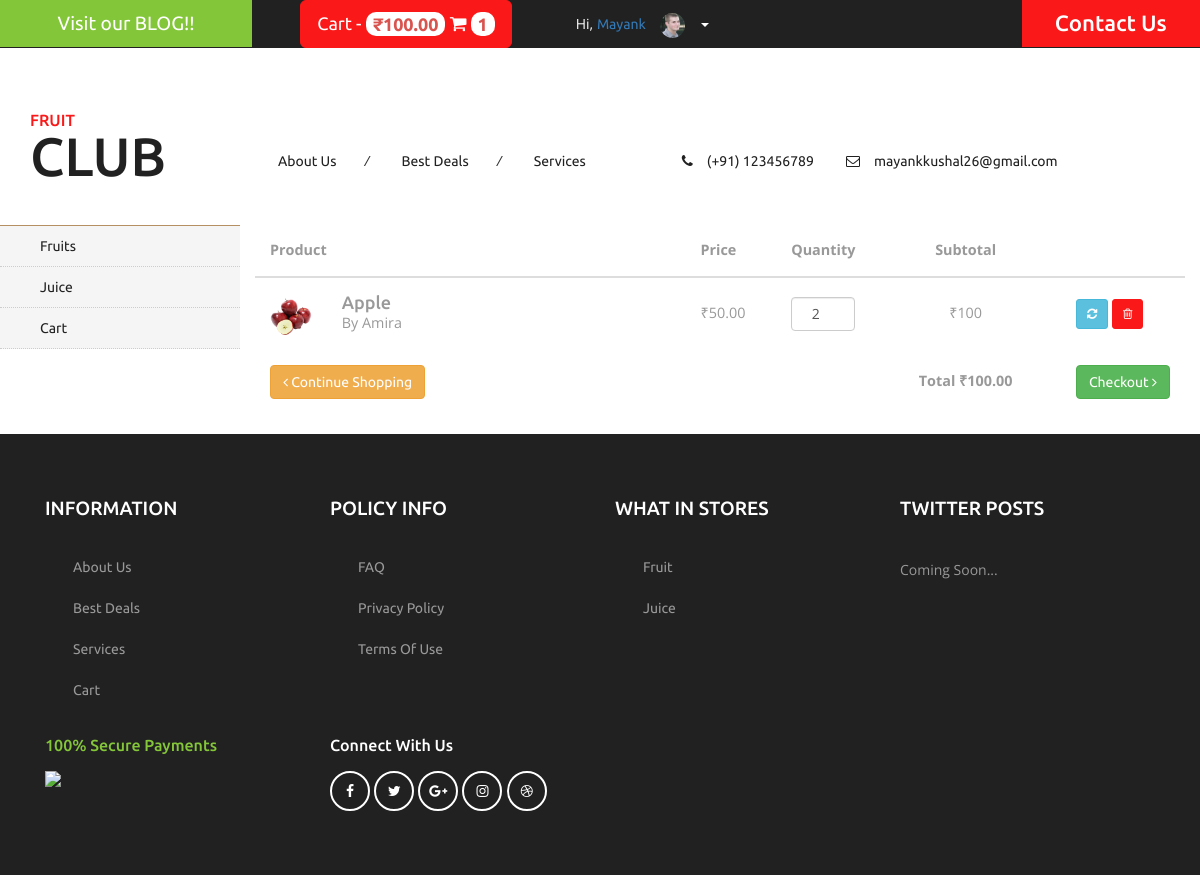
/cart (signed in), run on an earlier commit of the app's database.
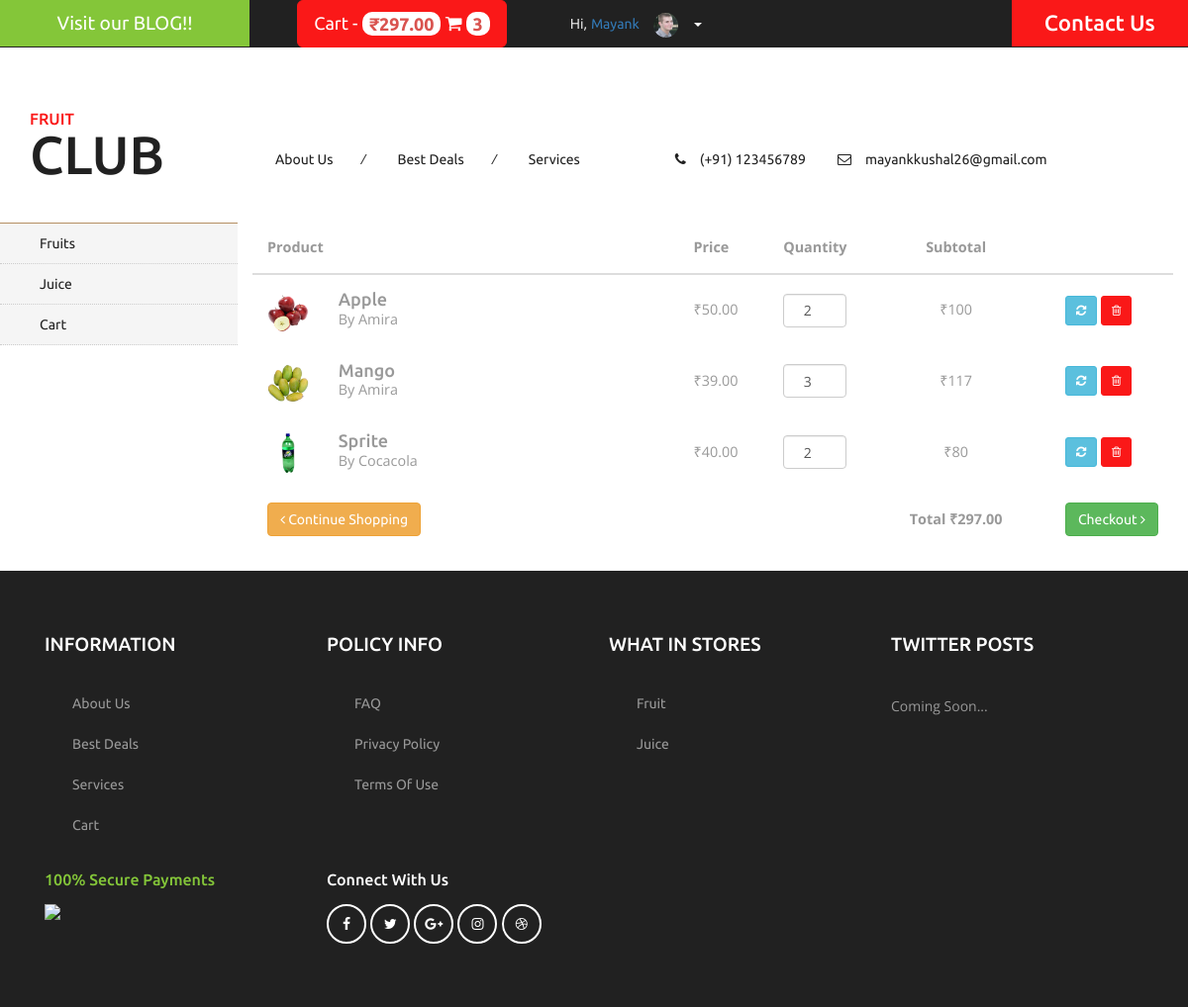
And on a later commit of the database.
### fruitclub/models.py (models this page shows, shortened)
class Cart(models.Model):
	user = models.ForeignKey(User)
	product = models.ForeignKey(Product)
	quantity = models.IntegerField(default=0)

class Product(models.Model):
	category = models.ForeignKey(Category, related_name='category')
	name = models.CharField(max_length=300)
	company = models.ForeignKey(Company, related_name="company")
	description = models.CharField(max_length=500)
	date = models.DateTimeField(auto_now_add=True)
	price = models.DecimalField(default=0, max_digits=7, decimal_places=2)
	slug = models.SlugField()

class ProductImage(models.Model):
	product = models.ForeignKey(Product, related_name='images')
	image = models.ImageField(null=True, upload_to='product_images')
	date = models.DateTimeField(auto_now_add=True)

class Company(models.Model):
    name = models.CharField(max_length=300)
    slug = models.SlugField()
    class Meta:
    	verbose_name_plural = 'Companies'

class Profile(models.Model):
	user = models.OneToOneField(User, related_name="profile")
	first_name = models.CharField(max_length=30)
	last_name = models.CharField(max_length=30)
	picture = models.ImageField(default='empty-user-photo.png', upload_to='profile_pictures')
	mobile = models.IntegerField(null=True)

### fruitclub/views.py (the view)
# urls.py: url(r'^cart', views.cart, name='cart'),
def cart(request):
	product_list = Cart.objects.filter(user=request.user)
	context_dict = {'product_list':product_list}
	return render(request, 'fruitclub/cart.html', context_dict)

### fruitclub/templatetags/cart_tags.py (called while the page is built)
@register.simple_tag(takes_context=True)
def cart_count(context):
	request = context['request']
	count = 0
	if request.user.is_authenticated():
		count = Cart.objects.filter(user=request.user).count()
	return count

@register.simple_tag(takes_context=True)
def cart_amount(context):
	request = context['request']
	amount = 0
	if request.user.is_authenticated():
		cart = Cart.objects.filter(user=request.user)
		for product in cart:
			amount += product.product.price * product.quantity
	return amount

### templates/fruitclub/cart.html (shortened to what this page needs)
{% extends 'fruitclub/base.html' %}
{% load staticfiles %}
{% load cart_tags %}
{% block body_block %}
	<div class="container-fluid">
	<table id="cart" class="table table-hover table-condensed">
    				<thead>
						<tr>
							<th style="width:50%">Product</th>
							<th style="width:10%">Price</th>
							<th style="width:8%">Quantity</th>
							<th style="width:22%" class="text-center">Subtotal</th>
							<th style="width:10%"></th>
						</tr>
					</thead>
					<tbody>
					{% for product in product_list %}
						<tr>
							<td data-th="Product">
								<div class="row">
									{% with product.product.images.all|first as image %}
									<div class="col-sm-2 hidden-xs"><img src="{{ image.image.url }}" alt="..." class="img-responsive"/></div>
									{% endwith %}
									<div class="col-sm-10">
										<h4 class="nomargin">{{ product.product.name }}</h4>
										<p>By {{ product.product.company.name }}</p>
									</div>
								</div>
							</td>
							<td data-th="Price">&#8377;{{ product.product.price }}</td>
							<td data-th="Quantity">
								<input type="number" class="form-control text-center" id="prod{{ product.product.id }}" value="{{ product.quantity }}">
							</td>
							<td data-th="Subtotal" class="text-center">&#8377;{% widthratio product.quantity 1 product.product.price %}</td>
							<td class="actions" data-th="">
								<button class="btn btn-info btn-sm chng-qty" data-pid="{{ product.product.id }}"><i class="fa fa-refresh"></i></button>
								<button class="btn btn-danger btn-sm rem-item" data-pid="{{ product.product.id }}"><i class="fa fa-trash-o"></i></button>
							</td>
						</tr>
					{% endfor %}
					</tbody>
					<tfoot>
						<tr>
							<td><a href="{% url 'index' %}" class="btn btn-warning"><i class="fa fa-angle-left"></i> Continue Shopping</a></td>
							<td colspan="2" class="hidden-xs"></td>
							<td class="hidden-xs text-center"><strong>Total &#8377;{% cart_amount %}</strong></td>
							<td><a href="{% url 'checkout' %}" class="btn btn-success btn-block">Checkout <i class="fa fa-angle-right"></i></a></td>
						</tr>
					</tfoot>
				</table>
</div>
{% endblock %}

### templates/fruitclub/base.html (shortened to what the changed rows need)
<!DOCTYPE html>
{% load staticfiles %}
{% load cart_tags %}
<html>
<head>
<link href="https://maxcdn.bootstrapcdn.com/bootstrap/3.3.7/css/bootstrap.min.css" rel="stylesheet" type="text/css" media="all" />
<link href="{% static 'css/style.css' %}" rel="stylesheet" type="text/css" media="all" />
<link href="https://maxcdn.bootstrapcdn.com/font-awesome/4.7.0/css/font-awesome.min.css" rel="stylesheet" type="text/css" media="all" />
</head>
<body>
	<div class="agileits_header">
		<div class="product_list_header">
             <a href="{% url 'cart' %}" class="btn btn-lg btn-danger">Cart - <span class="badge">&#8377;{% cart_amount %}</span> <i class="fa fa-shopping-cart"></i> <span class="badge">{% cart_count %}</span></a>
		</div>
		<div class="w3l_header_right">
			<ul class="topbar list-inline">
			{% if user.is_authenticated  %}
				<li style="color:white;">Hi, <a href="{% url 'profile_page' %}">{{ request.user.profile.first_name }}</a></li>
				<li><a href="{% url 'profile_page' %}"><img class="topbar-profile img-circle" src="{{ request.user.profile.picture.url }}"/></a></li>
			{% else %}
				<li style="color:white;">Hi, Stranger</a></li>
				<li><img class="topbar-profile img-circle" src="{% static 'images/empty-user-photo.png' %}"/></li>
			{% endif %}
			</ul>
		</div>
		<div class="w3l_header_right1">
			<h2><a href="#contactModal" data-toggle="modal">Contact Us</a></h2>
		</div>
	</div>
	<div class="logo_products">
		<div class="container">
			<div class="w3ls_logo_products_left">
				<h1><a href="{% url 'index' %}"><span>Fruit</span> Club</a></h1>
			</div>
		</div>
	</div>
<div class="banner">
		<div class="w3l_banner_nav_right">
			{% block body_block %}{% endblock %}
		</div>
	</div>
</body>
</html>

What changed in the data, as far as the page shows it:
added Cart: image (picture), product.name "Mango", product.company.name "Amira", product.price "39.00", quantity "3", quantity+product "117"
added Cart: image (picture), product.name "Sprite", product.company.name "Cocacola", product.price "40.00", quantity "2", quantity+product "80"
Also different on the page:
text no longer shown: "100.00 1 100.00"
text now shown: "297.00 3 297.00"
